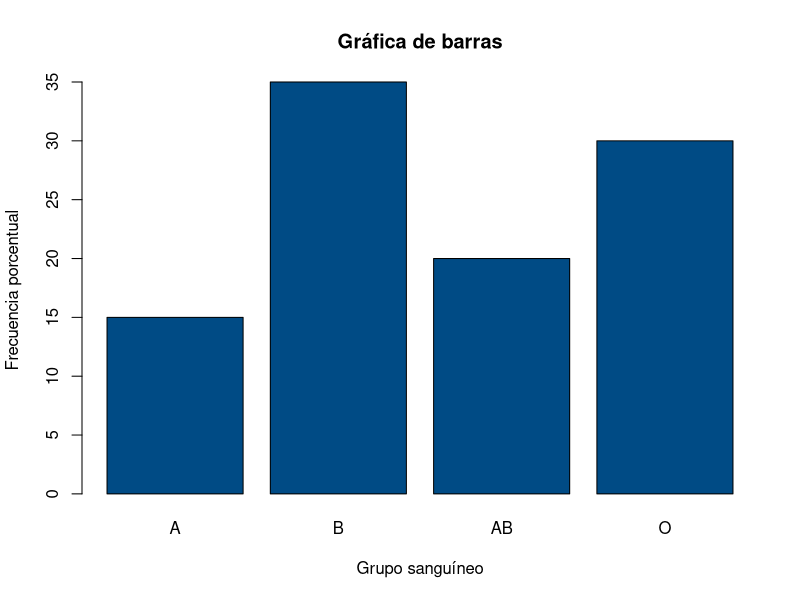
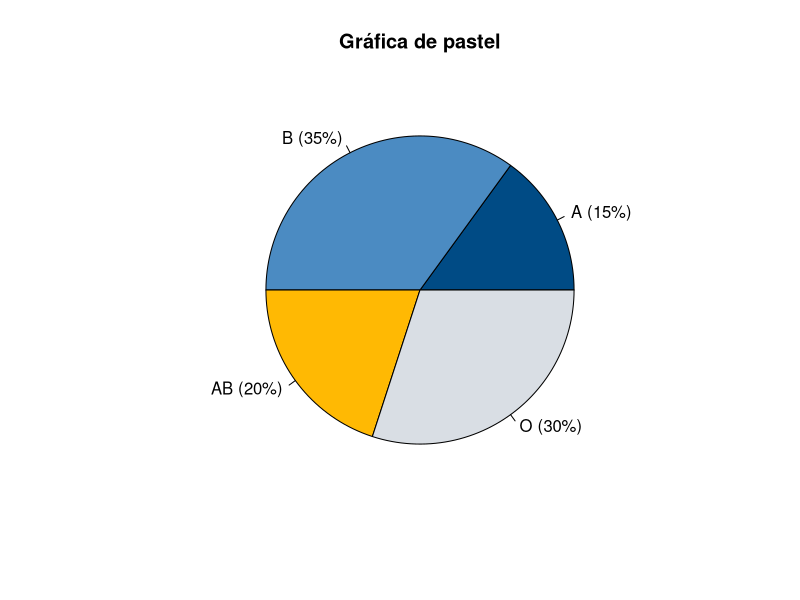

Here is the R script that generated these plots, in order:
## ---- chunk 1
#| label: fig-barras-pastel
#| fig-cap: "Grupo sanguíneo de 80 personas — barras vs. pastel (datos: Rincón, 2017)"
#| layout-ncol: 2
f <- c(15, 35, 20, 30)
gs <- c("A", "B", "AB", "O")

barplot(f, names.arg = gs, col = "#004B85",
        xlab = "Grupo sanguíneo", ylab = "Frecuencia porcentual",
        main = "Gráfica de barras")

pie(f, labels = paste0(gs, " (", f, "%)"),
    col = c("#004B85", "#4B8BC2", "#FFB903", "#D9DEE4"),
    main = "Gráfica de pastel")
## ---- chunk 2
#| label: tbl-frecuencia-acumulada
#| tbl-cap: "Tabla de frecuencias completa para una variable ordinal"
nivel <- c("Bajo", "Medio", "Alto")
f_abs <- c(15, 21, 10)

tabla <- data.frame(
  Nivel = nivel,
  Frec_absoluta = f_abs,
  Frec_acumulada = cumsum(f_abs),
  Frec_relativa = round(f_abs / sum(f_abs), 3),
  Frec_rel_acumulada = round(cumsum(f_abs) / sum(f_abs), 3)
)
knitr::kable(tabla)
